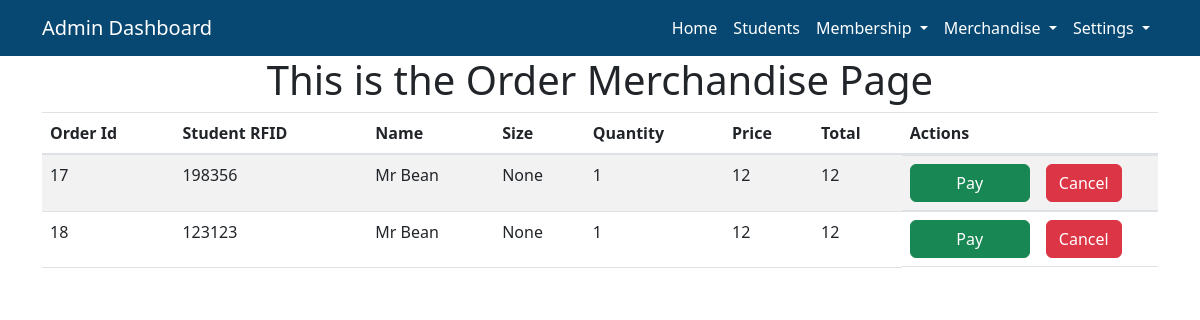
The app's page /Admin/AdminOrderMerch.php (signed in), older data.
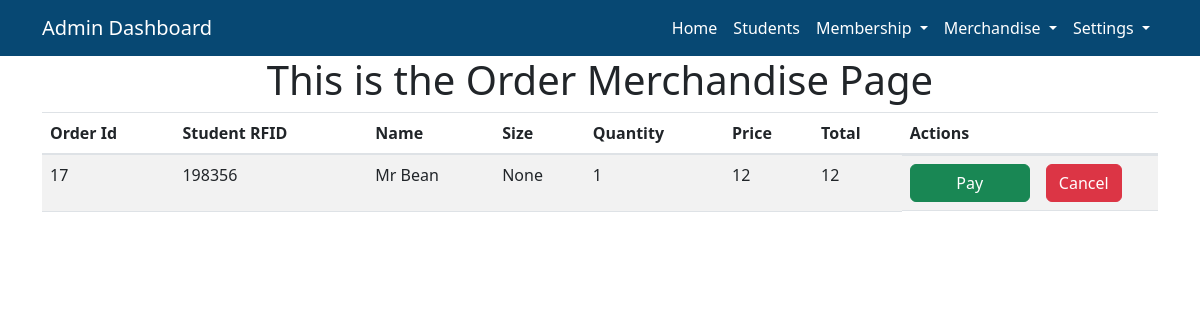
The same page, newer data.
### tables this page shows
CREATE TABLE `orders` (
  `order_id` int(11) NOT NULL,
  `rfid` varchar(15) NOT NULL,
  `name` varchar(100) NOT NULL,
  `size` varchar(20) NOT NULL,
  `quantity` int(11) NOT NULL,
  `price` double NOT NULL,
  `total` double NOT NULL,
  `product_id` int(11) NOT NULL,
  `status` varchar(10) NOT NULL
);

### Backend/BackendAdmin.php (called while the page is built, shortened)
<?php
function orders(){
    $db = Database::getInstance();
    $conn = $db->getConnection();
    $sqlUserOrder = "SELECT * FROM orders WHERE status = 'Pending' ";
    $orders = mysqli_query($conn, $sqlUserOrder);
    if(mysqli_num_rows($orders) > 0)
        {
          $listOrders = [];
          while($order = mysqli_fetch_array($orders)) {
              $listOrders[] = $order;
        }
      }
       return $listOrders;
}
?>

### Admin/AdminOrderMerch.php (the view, shortened to what this page needs)
<?php
     require '../Controller/apiAdmin.php';
     $listOrders = orders();
?>
<!DOCTYPE html>
<html lang="en">
<head>
</head>
<body>
    <h1 class="text-center">This is the Order Merchandise Page</h1>
<div class="container">
<table id="example" class="table table-striped table-hover display compact " style="width:100%; overflow:auto">
    <thead>
        <tr>
            <th >Order Id</th>
            <th >Student RFID</th>
            <th >Name</th>
            <th >Size</th>
            <th >Quantity</th>
            <th >Price</th>
            <th >Total</th>
            <th >Actions</th>
        </tr>
    </thead>
    <tbody>
        <?php foreach ($listOrders as $person): ?>
            <tr>
                <td><?php echo $person['order_id']; ?></td>
                <td><?php echo $person['rfid']; ?></td>
                <td><?php echo $person['name'] ?></td>
                <td><?php echo $person['size']; ?></td>
                <td><?php echo $person['quantity']; ?></td>
                <td><?php echo $person['price']; ?></td>
                 <td><?php echo $person['total']; ?></td>
                <td class="d-flex flex-row gap-3">
           <button type="button" class="w-50 h-50 btn btn-success pay-btn" data-toggle="modal" data-target="#exampleModal" data-order-id = "<?php echo $person['order_id']; ?>" data-product-id = "<?php echo $person['product_id']; ?>"  data-total-id = "<?php echo $person['total']; ?>">Pay</button>
        <form action="AdminOrderMerch.php" method="POST" class="delete-form">
                            <button type="submit" name="cancelOrder" class="btn btn-danger " onclick="return confirm('Are you sure you want to cancel this order?')">Cancel</button>
            </form>
</td>
            </tr>
        <?php endforeach; ?>
    </tbody>
</table>
  </div>
  <br>
  <br>
</body>
</html>

Row changes from the older to the newer data that the page shows:
removed orders: order_id "18", rfid "123123", name "Mr Bean", size "None", quantity "1", price "12", total "12"
